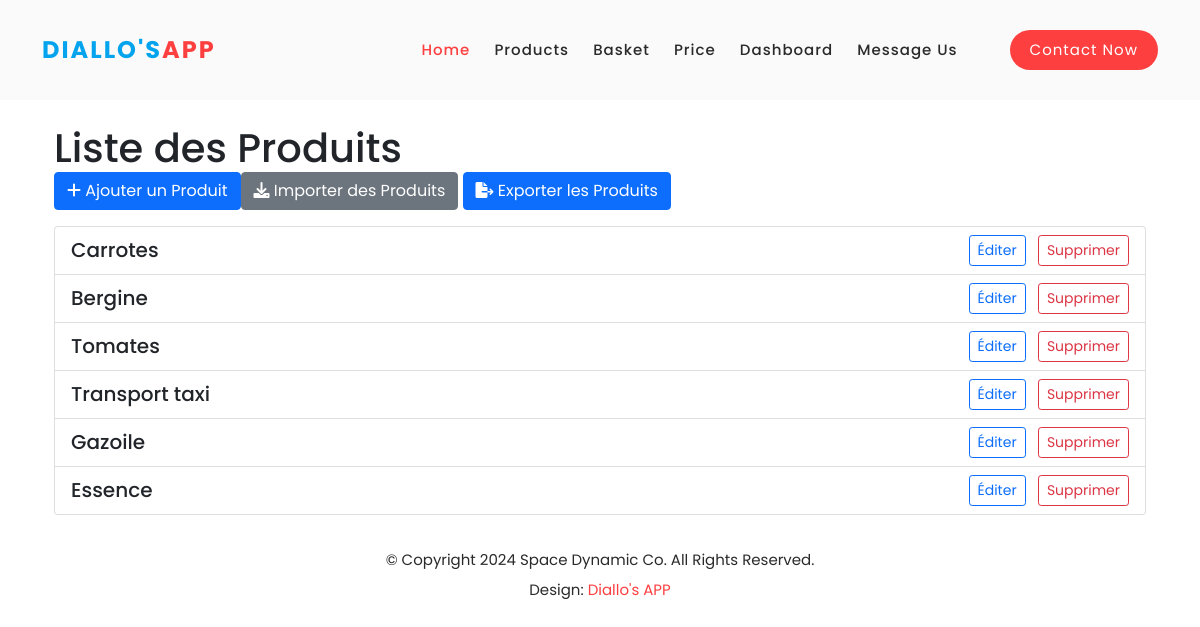
Screenshot of /products/ with the database file from the repository.
### gestion_produits/models.py (models this page shows, shortened)
class Product(models.Model):
    DEFAULT_CODE = 'DEFAULT_CODE'
    DEFAULT_NAME = 'DEFAULT_NAME'
    DEFAULT_DESCRIPTION = 'DEFAULT_DESCRIPTION'
    code_name = models.CharField(max_length=100, default=DEFAULT_CODE)
    name = models.CharField(max_length=100, default=DEFAULT_NAME)
    description = models.TextField(default=DEFAULT_DESCRIPTION)
    family = models.ForeignKey(Family, on_delete=models.CASCADE)

### gestion_produits/views.py (the view)
# urls.py: path('products/', views.product_list, name='product_list'),
def product_list(request):
    products = Product.objects.all()
    return render(request, 'product_list.html', {'products': products})

### gestion_produits/templates/product_list.html (shortened to what this page needs)
{% extends 'base.html' %}
{% block content %}
<div class="container mt-5" style="padding-top: 2cm;">
    <h1>Liste des Produits</h1>
    <a href="{% url 'product_new' %}" class="btn btn-primary mb-3">
    <i class="fas fa-plus"></i> Ajouter un Produit
<a href="{% url 'product_import' %}" class="btn btn-secondary mb-3" aria-label="Importer des Produits">
    <i class="fas fa-download" aria-hidden="true"></i> Importer des Produits
</a>
    <a href="{% url 'product_export' %}" class="btn btn-primary mb-3" aria-label="Exporter les Produits">
    <i class="fas fa-file-export" aria-hidden="true"></i> Exporter les Produits
</a>
    <ul class="list-group">
        {% for product in products %}
            <li class="list-group-item d-flex justify-content-between align-items-center">
                <div>
                    <h5>{{ product.name }}</h5>
                </div>
                <div>
                    <a href="{% url 'product_edit' pk=product.pk %}" class="btn btn-sm btn-outline-primary me-2">Éditer</a>
                    <form action="{% url 'product_delete' pk=product.pk %}" method="post" class="d-inline">
                        <button type="submit" class="btn btn-sm btn-outline-danger" onclick="return confirm('Êtes-vous sûr de vouloir supprimer ce produit ?')">Supprimer</button>
                    </form>
                </div>
            </li>
        {% endfor %}
    </ul>
</div>
{% endblock %}

### gestion_produits/static/assets/css/templatemo-space-dynamic.css (style rules this page uses)
html, body, div, span, applet, object, iframe, h1, h2, h3, h4, h5, h6, p, blockquote, div pre, a, abbr, acronym, address, big, cite, code, del, dfn, em, font, img, ins, kbd, q, s, samp, small, strike, strong, sub, sup, tt, var, b, u, i, center, dl, dt, dd, ol, ul, li, figure, header, nav, section, article, aside, footer, figcaption { margin: 0; padding: 0; border: 0; outline: 0; }
ul, li { padding: 0; margin: 0; list-style: none; }
* { box-sizing: border-box; }
html, body { font-family: 'Poppins', sans-serif; font-weight: 400; background-color: #fff; -ms-text-size-adjust: 100%; -webkit-font-smoothing: antialiased; -moz-osx-font-smoothing: grayscale; }
a { text-decoration: none !important; }
h1, h2, h3, h4, h5, h6 { margin-top: 0px; margin-bottom: 0px; }
ul { margin-bottom: 0px; }
html, body { background: #fff; font-family: 'Poppins', sans-serif; }

### rows the page displays
Product: name "Carrotes"
Product: name "Bergine"
Product: name "Tomates"
Product: name "Transport taxi"
Product: name "Gazoile"
Product: name "Essence"
